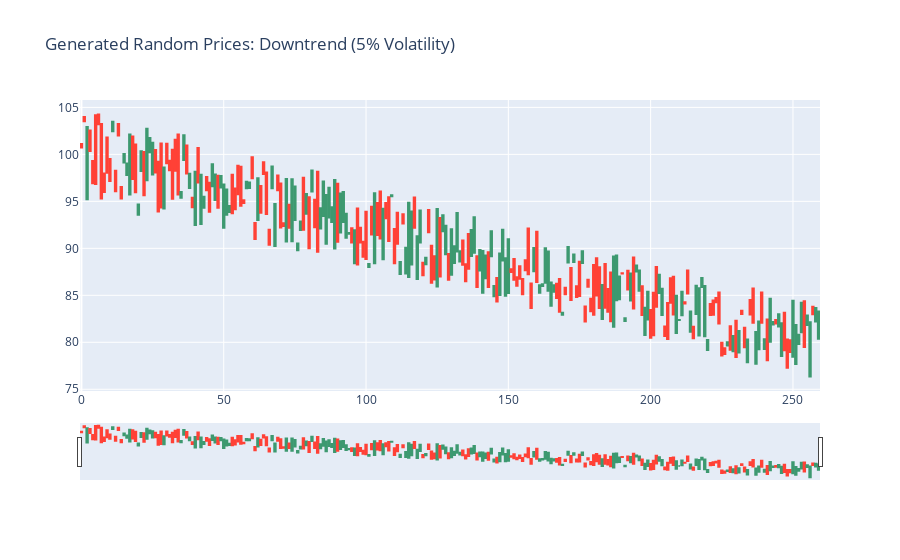

Source (notebook cell):
### Code cell
random_downtrend_0 = generate_random_downtrend_ticker_data(80, 100)

_ = plot_candles_OC(random_downtrend_0, "Generated Random Prices: Downtrend (5% Volatility)")

### Figure 1 — Plotly figure (JSON) as saved in the notebook; plotly's stock layout.template omitted (floating-point values rounded to 4 significant figures; data arrays with more than 128 entries replaced by an {"elided": "..."} marker saying what was removed)
{"data": [{"close": {"elided": "260 float values"}, "high": {"elided": "260 float values"}, "low": {"elided": "260 float values"}, "open": {"elided": "260 float values"}, "type": "candlestick", "x": {"elided": "260 int values"}}], "layout": {"title": {"text": "Generated Random Prices: Downtrend (5% Volatility)"}}}
